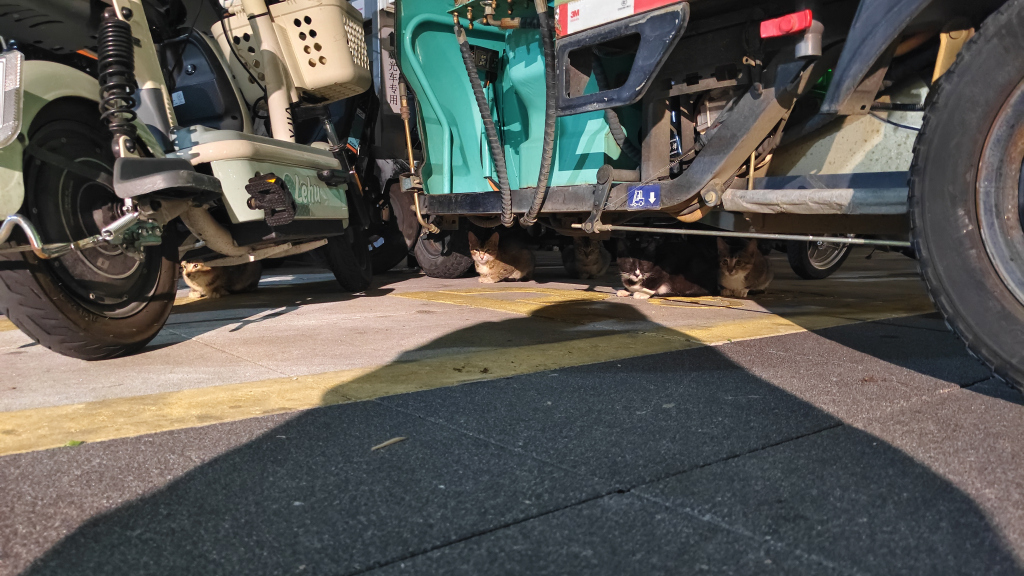
#> input picture .tmp_thumbs/orig_IMG_20260401_222320.jpg, 4096 x 2304 px (shown at 1/4 size); its folder holds only this picture in this run
$ python -i cats_manager.py   (imports and definitions only)
#> lines starting #> are read from the running program, lines starting #| are printed output that depends on the picture
#!/usr/bin/env python3
# -*- coding: utf-8 -*-
"""
SUAT-cats 管理器（增强版：标签管理、批量打标签、窗口自适应）
========================================================
行列表视图，支持上移/下移步数调整顺序，内建预览服务器。
集成：基本信息编辑、故事编辑、图片预览、缩略图编辑、新增猫咪、删除猫咪、
     标签管理（增删改、查看关联猫、批量添加标签）、自动同步前端（Excel + cats.json）。
关闭时若有未保存的顺序变更会提醒。
依赖：Pillow、openpyxl
"""

import os
import re
import sys
import json
import glob
import shutil
import traceback
import subprocess
import threading
import webbrowser
from pathlib import Path
from http.server import HTTPServer, SimpleHTTPRequestHandler

import tkinter as tk
from tkinter import ttk, filedialog, messagebox, colorchooser
import tkinter.font as tkfont

try:
    from PIL import Image, ImageTk
except ImportError:
    print("缺少 Pillow：pip install Pillow")
    sys.exit(1)
try:
    from openpyxl import load_workbook
except ImportError:
    print("缺少 openpyxl：pip install openpyxl")
    sys.exit(1)


# ============================================================
# Windows 高 DPI 适配
# ============================================================
# [14 lines left out: function _enable_dpi_awareness, not called in this run]


# [1 line not run here, left out]


# ============================================================
# 视觉常量
# ============================================================
COLOR_BG = "#F7F5F0"
COLOR_CARD = "#FFFFFF"
COLOR_CARD_BORDER = "#ECE7DC"
COLOR_TEXT = "#333333"
COLOR_SUBTEXT = "#888888"
COLOR_ACCENT = "#4A4A4A"
COLOR_ACCENT_LIGHT = "#6c6c6c"
COLOR_MALE = "#5B8DEF"
COLOR_FEMALE = "#FF7E93"
COLOR_UNKNOWN = "#AAAAAA"
COLOR_PAW = "#D9A05B"
COLOR_HOVER = "#FAF7EE"
COLOR_DIVIDER = "#EEE9DD"
COLOR_DANGER = "#E57373"
COLOR_OK = "#7CB87C"
COLOR_WARN = "#E8A53A"
COLOR_INFO = "#5B8DEF"

FONT_CANDIDATES_UI = [
    "Noto Sans CJK SC", "Noto Sans SC", "Source Han Sans SC",
    "Source Han Sans CN", "思源黑体", "思源黑体 CN",
    "Sarasa Gothic SC", "Sarasa UI SC",
    "LXGW WenKai", "LXGW WenKai GB", "霞鹜文楷",
    "WenQuanYi Micro Hei", "文泉驿微米黑",
    "DejaVu Sans", "Liberation Sans",
]
FONT_CANDIDATES_MONO = [
    "JetBrains Mono", "Sarasa Mono SC", "Source Code Pro",
    "DejaVu Sans Mono", "Liberation Mono",
]

FONT_FAMILY_UI = None
FONT_FAMILY_MONO = None

FS_TITLE = 22
FS_SUBTITLE = 11
FS_CARD_NAME = 13
FS_CARD_DESC = 9
FS_BODY = 10
FS_SMALL = 9
FS_TINY = 8


# ============================================================
# 路径与字段
# ============================================================
BASE_DIR = Path(__file__).resolve().parent
EXCEL_PATH = BASE_DIR / "统计信息.xlsx"
JSON_PATH = BASE_DIR / "cats.json"
TAG_COLOR_PATH = BASE_DIR / "tag_color.json"
CLASSIFIED_DIR = BASE_DIR / "classified"
INDEX_HTML = BASE_DIR / "index.html"
TEMP_THUMB_DIR = BASE_DIR / ".tmp_thumbs"

THUMB_SUFFIX = "_thumb"
THUMB_OUTPUT_SIZE = 300
THUMB_QUALITY = 90
ROW_THUMB_SIZE = 48
PREVIEW_SIZE = 320

GENDER_OPTIONS = ["male", "female", "unknown"]
STATUS_OPTIONS = ["normal", "star", "lost", "adopted"]
GENDER_LABEL = {"male": "♂ 男孩", "female": "♀ 女孩", "unknown": "❓ 未知"}
GENDER_COLOR = {"male": COLOR_MALE, "female": COLOR_FEMALE, "unknown": COLOR_UNKNOWN}
STATUS_LABEL = {"normal": "正常", "star": "⭐ 喵星", "lost": "🔍 失踪", "adopted": "🏡 被领养"}
STATUS_BADGE = {"normal": "", "star": "⭐", "lost": "🔍", "adopted": "🏡"}

COLUMN_KEYWORDS = {
    "id": "编号", "name": "姓名", "gender": "性别", "affection": "亲人指数",
    "status": "状态", "desc": "概要", "story": "故事", "pic": "图名",
}

PRESET_COLORS = [
    "#F9A8D4", "#A78BFA", "#6EE7B7", "#FCA5A5",
    "#D4A373", "#7F8C8D", "#A3B18A", "#B5838D",
    "#FFB347", "#B5EAD7", "#C7CEEA", "#FF9AA2",
    "#FF7E93", "#FF9AAD", "#FFB6C6", "#FFD1DC",
    "#5B8DEF", "#E57373", "#81C784", "#FFB74D",
]


# ============================================================
# Excel 读写
# ============================================================
class ExcelStore:
    # [43 lines left out: functions __init__, load, all_rows, not called in this run]

    def _cell_str(self, r, key):
        v = self.ws.cell(row=r, column=self.col_idx[key]).value
        return "" if v is None else str(v).strip()

    # [35 lines left out: functions _cell_int, _fmt_id, update_row, find_row_by_id, append_row, not called in this run]

    def delete_row(self, row_index):
        self.ws.delete_rows(row_index, 1)

    # [11 lines left out: function next_id, not called in this run]

    def save(self):
        self.wb.save(self.path)

    # [103 lines left out: functions rewrite_rows, regenerate_cats_json, load_tags_from_json, load_tag_colors, not called in this run]


def save_tag_colors(path, data):
    with open(path, "w", encoding="utf-8") as f:
        json.dump(data, f, ensure_ascii=False, indent=2)


# ============================================================
# 缩略图工具
# ============================================================
def auto_thumbnail(src_path, dst_path, output_size=THUMB_OUTPUT_SIZE, crop_ratio=0.6):
#> called with src_path = '.tmp_thumbs/orig_IMG_20260401_222320.jpg', dst_path = 'out.png', output_size = 300, crop_ratio = 0.6
    img = Image.open(src_path).convert("RGB")
#> img is the input picture: PIL image 4096x2304 RGB; mean R, G, B 87.9, 86.5, 81.8
    w, h = img.size
#> w = 4096; h = 2304
    crop = max(100, int(min(w, h) * crop_ratio))
#> crop = 1382
    left = (w - crop) // 2
#> left = 1357
    top = (h - crop) // 2
#> top = 461
    img = img.crop((left, top, left + crop, top + crop))
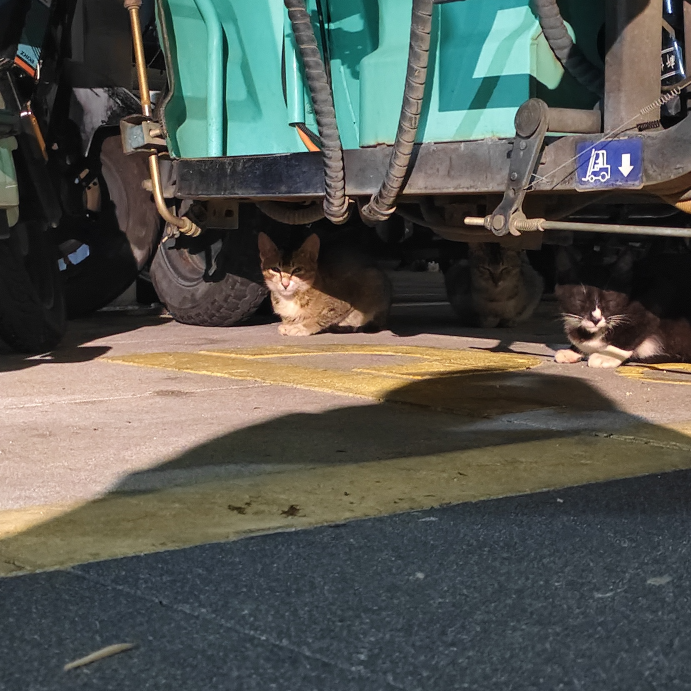
#> img: PIL image 1382x1382 RGB (shown at 1/2 size); mean R, G, B 84.8, 87.8, 81.6
    img = img.resize((output_size, output_size), Image.LANCZOS)
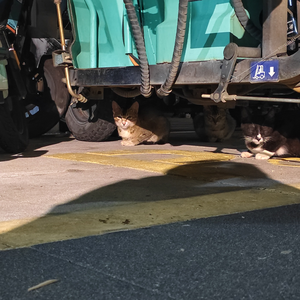
#> img: PIL image 300x300 RGB; mean R, G, B 84.8, 87.8, 81.6
    img.save(dst_path, "JPEG", quality=THUMB_QUALITY, optimize=True)


# [62 lines left out: functions next_seq_for, open_in_explorer, detect_fonts, ui_font, mono_font, not called in this run]


# ============================================================
# 缩略图裁剪器（保持原有）
# ============================================================
class ThumbEditor(tk.Toplevel):
    # [124 lines left out: functions __init__, _on_window_close, _build_ui, _init_crop_box, _display, _draw_box and 1 more, not called in this run]

    def _on_drag(self, e):
        if self.dragging: self._move(e)
        elif self.resizing: self._resize(e)

    def _on_up(self, _):
        self.dragging = False; self.resizing = False; self.resize_corner = None

    # [39 lines left out: functions _move, _resize, not called in this run]

    def _on_resize(self, _e):
        if self.original_image and self.tk_image:
            self._display()

    def _reset(self):
        self._init_crop_box(); self._display()

    # [23 lines left out: functions _center, _save, not called in this run]


# ============================================================
# 标签综合管理窗口（编辑名称/颜色 + 查看关联猫 + 批量添加标签）
# ============================================================
class TagManageWindow(tk.Toplevel):
    # [146 lines left out: functions __init__, _build, _populate_cats_list, _select_color, _highlight_selected_color, _pick_color and 1 more, not called in this run]

# ============================================================
# CatEditor（窗口自适应，增加应用标签按钮）
# ============================================================
class CatEditor(tk.Toplevel):
    # [58 lines left out: functions __init__, _snapshot, _is_dirty, not called in this run]

    def _mark_dirty(self):
        self._made_fs_changes = True

    # [286 lines left out: functions _on_close_request, _build, _apply_tags_only, _populate_tag_checkboxes, _make_card, _update_paw_preview and 3 more, not called in this run]

    def _selected_idx(self):
        sel = self.photo_list.curselection()
        return sel[0] if sel else None

    # [55 lines left out: functions _start_photo_selection, _process_next_file, _refresh_queue_list, _manual_rethumb_queued, _remove_queued, not called in this run]

    def _folder(self):
        return CLASSIFIED_DIR / f"{self.cat['id']} {self.cat['name']}"

    # [181 lines left out: functions _refresh_existing_photos, _selected_existing_seq, _edit_existing_thumb, _add_extra_existing, _delete_existing_photo, _swap_to_main and 2 more, not called in this run]


# ============================================================
# 主窗口
# ============================================================
class App(tk.Tk):
    # [59 lines left out: functions __init__, _load_all_data, _on_close_app, not called in this run]

    def _apply_changes_silent(self):
        if not self._order_dirty: return
        self._do_apply_changes(silent=True)

    # [51 lines left out: function _do_apply_changes, not called in this run]

    def _apply_changes(self):
        self._do_apply_changes(silent=False)

    # ---------- 标签管理面板 ----------
    # [83 lines left out: functions _render_tag_panel, _populate_tag_list, _on_tag_click, not called in this run]

    def _sync_tags_to_json(self):
        regenerate_cats_json(self.rows, CLASSIFIED_DIR, JSON_PATH, self.cat_tags_map)

    # [158 lines left out: functions _add_tag_dialog, _pick_color, _delete_tag, _configure_ttk_styles, _build_menu, _build and 2 more, not called in this run]

    def _on_search(self):
        self.search_term = self.var_search.get().strip().lower()
        self._render()

    # [192 lines left out: functions _add_cat, _edit_cat, _on_editor_saved, _on_tags_applied_in_editor, _reload_from_excel, _filtered and 7 more, not called in this run]


# [2 lines not run here, left out]

>>> result = auto_thumbnail('.tmp_thumbs/orig_IMG_20260401_222320.jpg', 'out.png')

$ run again, on .tmp_thumbs/orig_IMG_20260422_222654.jpg
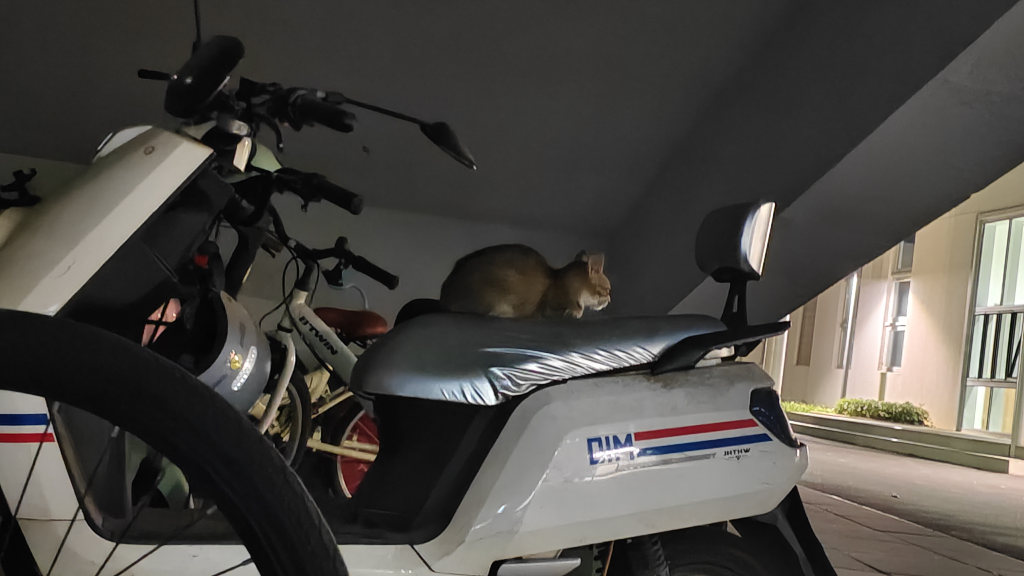
#> input picture .tmp_thumbs/orig_IMG_20260422_222654.jpg, 4096 x 2304 px (shown at 1/4 size)
#> in auto_thumbnail, img is the input picture: PIL image 4096x2304 RGB; mean R, G, B 75.3, 72.6, 68.4
#> in auto_thumbnail, `img = img.crop((left, top, left + crop, top + crop))`:
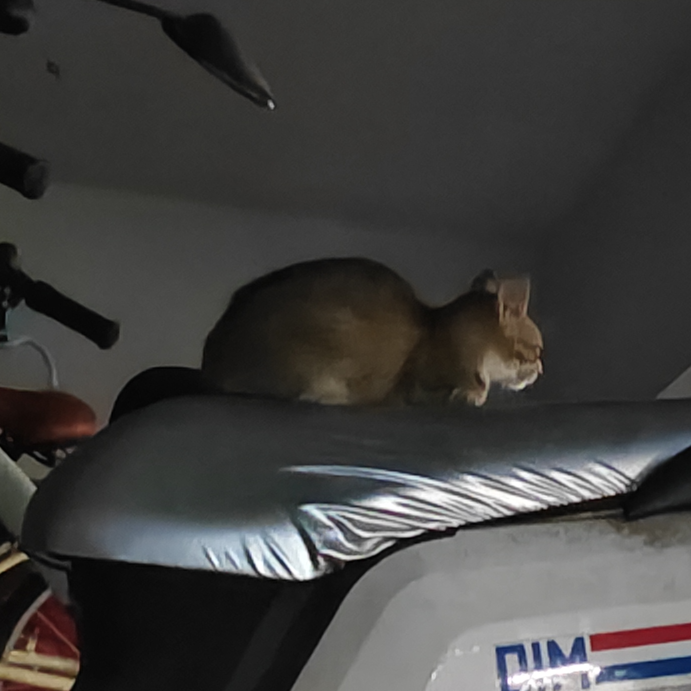
#> img: PIL image 1382x1382 RGB (shown at 1/2 size); mean R, G, B 64.4, 63.6, 62.4
#> in auto_thumbnail, `img = img.resize((output_size, output_size), Image.LANCZOS)`:
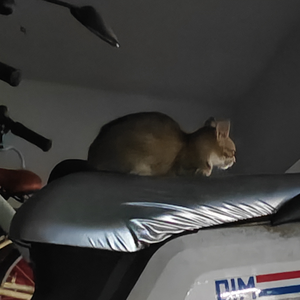
#> img: PIL image 300x300 RGB; mean R, G, B 64.4, 63.6, 62.4

$ run again, on .tmp_thumbs/orig_IMG_20260422_222654_thumb.jpg
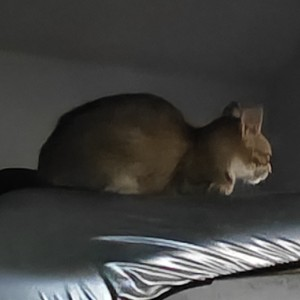
#> input picture .tmp_thumbs/orig_IMG_20260422_222654_thumb.jpg, 300 x 300 px
#> in auto_thumbnail, img is the input picture: PIL image 300x300 RGB; mean R, G, B 63.7, 63.4, 61.5
#> in auto_thumbnail, `img = img.crop((left, top, left + crop, top + crop))`:
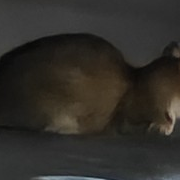
#> img: PIL image 180x180 RGB; mean R, G, B 47.8, 45.4, 40.9
